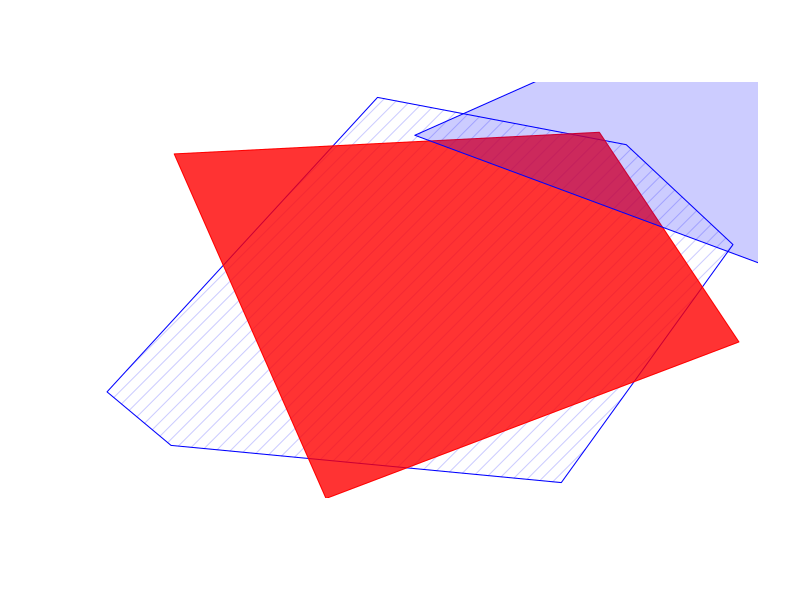

Reproduce this figure in R.
library(ggplot2)
library(dplyr)

randomPolytope2D <- function(a=0, b=0, r=1, n=3){
  # a <- 0          # x hook
  # b <- 0          # y hook
  # r <- 1          # size
  # n <- 3          # no of vertices
  x = rep(NA, n) # x coords
  y <- rep(NA, n) # y coords
  
  for (i in 1:n) {
    rnd <- runif(1,0,1)
    x[i] = a + r  * sin(i * 2 * pi / n + rnd) 
    y[i] = b + r  * cos(i * 2 * pi / n + rnd) 
    
  }
  tab <- data.frame(x,y)
  
  return(tab) 
}


plotPoly <- function(tab, addNew = FALSE,  ...){
  if(addNew == TRUE){
    tab%>% polygon(...)
  } else {
    tab %>% plot(cex=0, axes = F, ann = F) 
    tab%>% polygon(...)
  }

}


p1 <- randomPolytope2D(n = 4)
p2 <- randomPolytope2D(a=1, b=1, n=3)
p3 <- randomPolytope2D(n=6)
plotPoly( p3, xlim = c( -10, 10), ylim = c( -10, 10),
          col = rgb( 0, 0, 1, .2), border = rgb( 0, 0, 1), density = 10, angle = 45)
plotPoly( p1, add = TRUE, col = rgb( 1, 0, 0, .8), border = "red")
plotPoly( p2, add = TRUE, col = rgb( 0, 0, 1, .2), border = "blue")

